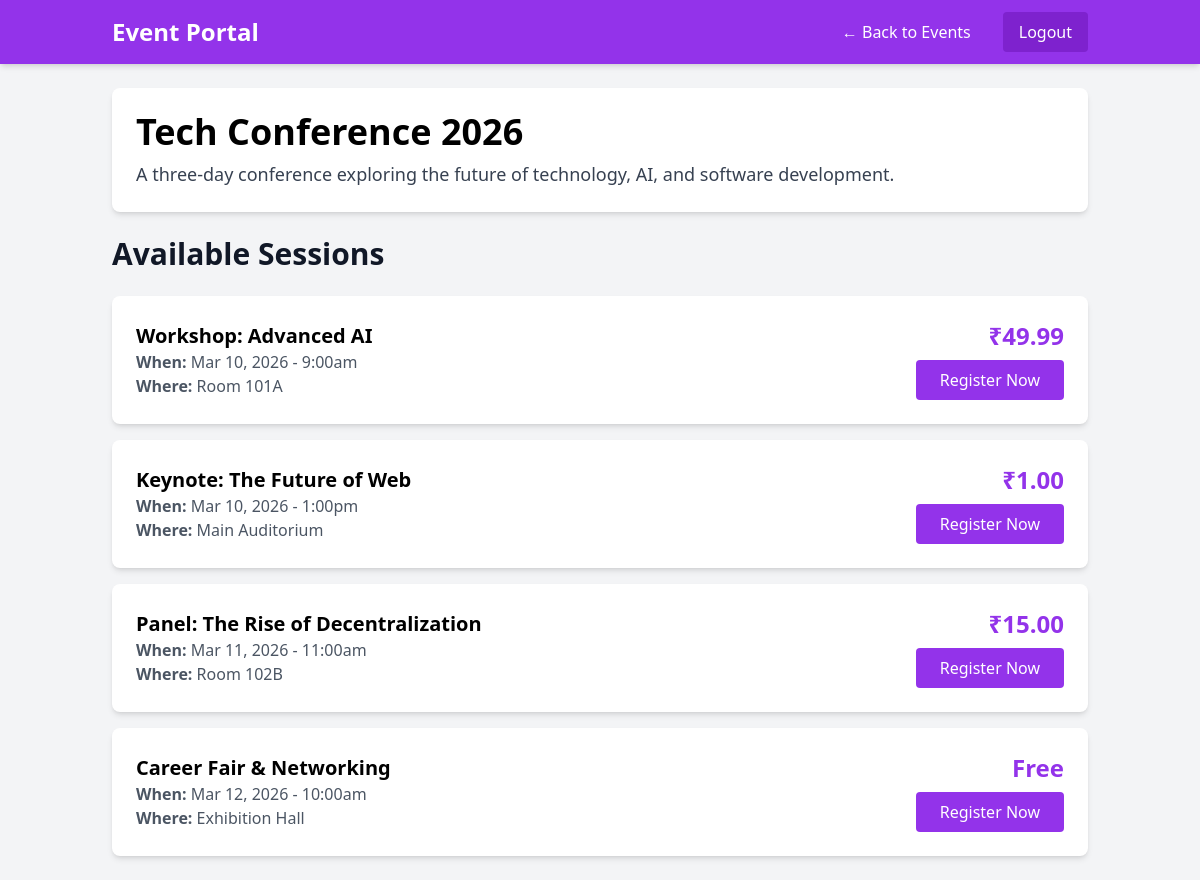
/event.php?id=1 (signed in), run on the app's committed database.
### tables this page shows
CREATE TABLE `main_events` (
  `id` int(11) NOT NULL,
  `name` varchar(255) NOT NULL,
  `description` text DEFAULT NULL,
  `main_image_url` varchar(255) DEFAULT NULL
);

CREATE TABLE `sub_events` (
  `id` int(11) NOT NULL,
  `main_event_id` int(11) NOT NULL,
  `name` varchar(255) NOT NULL,
  `date` datetime NOT NULL,
  `venue` varchar(255) DEFAULT NULL,
  `description` text DEFAULT NULL,
  `price` decimal(10,2) NOT NULL DEFAULT 0.00
);

### event.php (the view, shortened to what this page needs)
<?php
include 'db.php';
$main_event_id = $_GET['id'] ?? 0;
$main_event = null;
$sub_events = [];
if ($main_event_id) {
    $stmt = $conn->prepare("SELECT name, description FROM main_events WHERE id = ?");
    $stmt->bind_param("i", $main_event_id);
    $stmt->execute();
    $result = $stmt->get_result();
    if ($result->num_rows === 1) {
        $main_event = $result->fetch_assoc();
    }
    if ($main_event) {
        $stmt_sub = $conn->prepare("SELECT id, name, date, venue, price FROM sub_events WHERE main_event_id = ? ORDER BY date ASC");
        $stmt_sub->bind_param("i", $main_event_id);
        $stmt_sub->execute();
        $result_sub = $stmt_sub->get_result();
        $sub_events = $result_sub->fetch_all(MYSQLI_ASSOC);
    }
}
?>
<!DOCTYPE html>
<html lang="en">
<head>
    <script src="https://cdn.tailwindcss.com"></script>
</head>
<body class="bg-gray-100 font-sans">
    <nav class="sticky top-0 z-50 bg-purple-600 text-white shadow-md">
        <div class="container mx-auto px-4 sm:px-6">
            <div class="flex justify-between items-center h-16">
                <a href="index.php" class="text-xl sm:text-2xl font-bold">Event Portal</a>
                <div class="hidden md:flex space-x-4 items-center">
                    <a href="index.php" class="py-2 px-3 sm:px-4 text-sm sm:text-base hover:bg-purple-700 rounded">&larr; Back to Events</a>
                    <a href="logout.php" class="py-2 px-3 sm:px-4 text-sm sm:text-base bg-purple-700 hover:bg-purple-800 rounded">Logout</a>
                </div>
            </div>
        </div>
    </nav>
    <main class="container mx-auto p-4 sm:p-6">
        <div class="bg-white p-6 rounded-lg shadow-md mb-6">
            <h1 class="text-3xl sm:text-4xl font-bold mb-2"><?php echo htmlspecialchars($main_event['name']); ?></h1>
            <p class="text-gray-700 text-base sm:text-lg"><?php echo nl2br(htmlspecialchars($main_event['description'])); ?></p>
        </div>
        <h2 class="text-2xl sm:text-3xl font-bold mb-6 text-gray-900">Available Sessions</h2>
        <div class="space-y-4">
            <?php if (!empty($sub_events)): ?>
                <?php foreach ($sub_events as $sub): ?>
                    <div class="bg-white p-6 rounded-lg shadow-md flex flex-col md:flex-row items-start md:items-center justify-between">
                        <div>
                            <h3 class="text-xl font-semibold"><?php echo htmlspecialchars($sub['name']); ?></h3>
                            <p class="text-gray-600"><strong>When:</strong> <?php echo htmlspecialchars(date('M j, Y - g:ia', strtotime($sub['date']))); ?></p>
                            <p class="text-gray-600"><strong>Where:</strong> <?php echo htmlspecialchars($sub['venue']); ?></p>
                        </div>
                        <div class="mt-4 md:mt-0 md:text-right w-full md:w-auto">
                            <p class="text-2xl font-bold text-purple-600 mb-2 <?php echo ($sub['price'] <= 0) ? 'price-free' : ''; ?>">
                                <?php echo ($sub['price'] > 0) ? '₹' . number_format($sub['price'], 2) : 'Free'; ?>
                            </p>
                            <a href="sub_event.php?id=<?php echo $sub['id']; ?>" class="inline-block text-center w-full md:w-auto bg-purple-600 text-white px-6 py-2 rounded hover:bg-purple-700 transition-colors">
                                Register Now
                            </a>
                        </div>
                    </div>
                <?php endforeach; ?>
            <?php else: ?>
                <div class="p-6 bg-white rounded shadow-md text-center text-gray-500">
                    No sessions found for this event.
                </div>
            <?php endif; ?>
        </div>
    </main>
</body>
</html>

### event.php (style rules this page uses)
.price-free { color: #16a34a; }

### data on the page
main_events: name "Tech Conference 2026", description "A three-day conference exploring the future of technology, AI, and software development."
sub_events: name "Workshop: Advanced AI", date "Mar 10, 2026 - 9:00am", venue "Room 101A", price "49.99"
sub_events: name "Keynote: The Future of Web", date "Mar 10, 2026 - 1:00pm", venue "Main Auditorium", price "1.00"
sub_events: name "Panel: The Rise of Decentralization", date "Mar 11, 2026 - 11:00am", venue "Room 102B", price "15.00"
sub_events: name "Career Fair & Networking", date "Mar 12, 2026 - 10:00am", venue "Exhibition Hall", price "Free"
